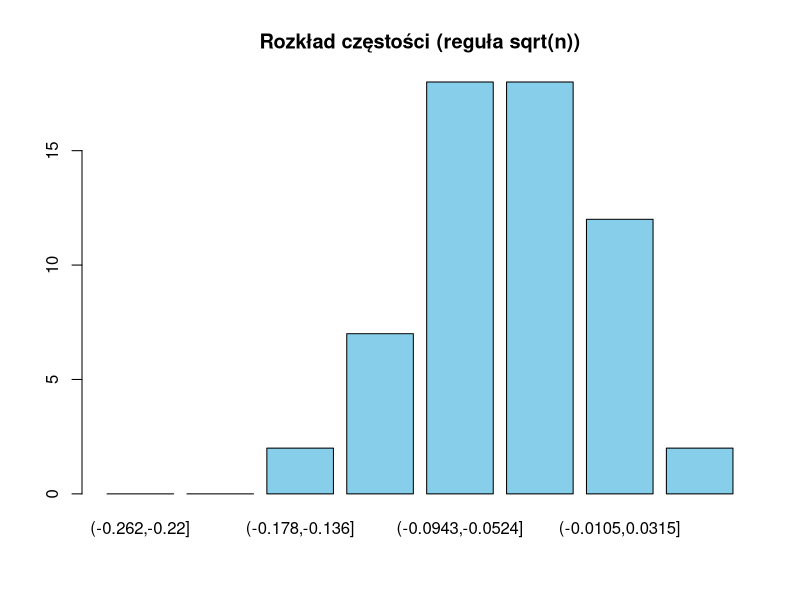
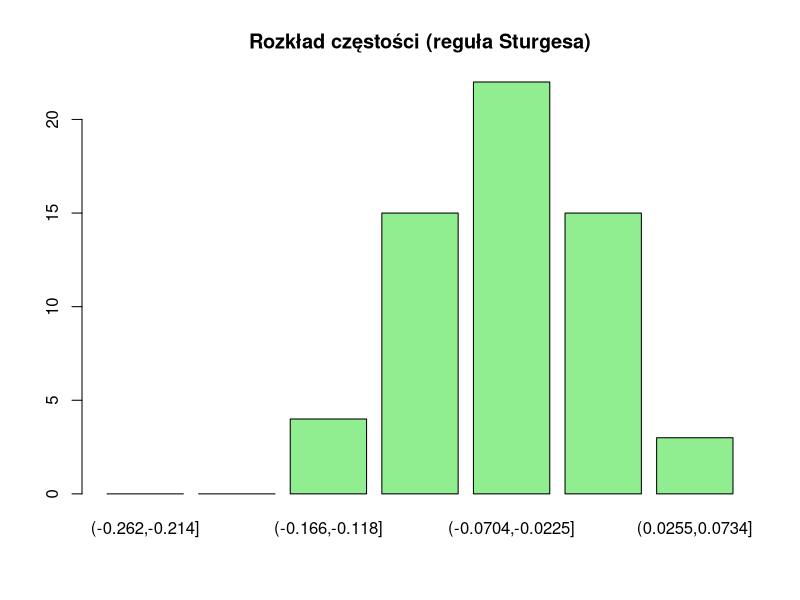
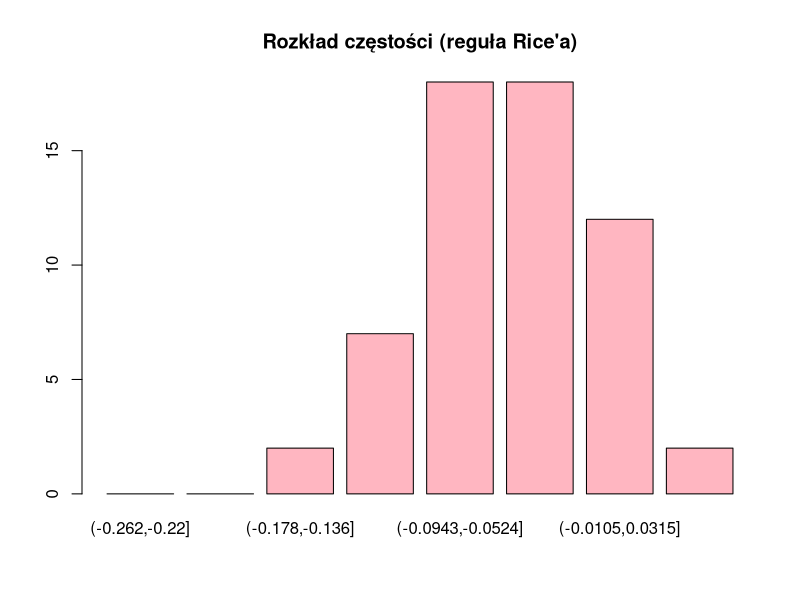
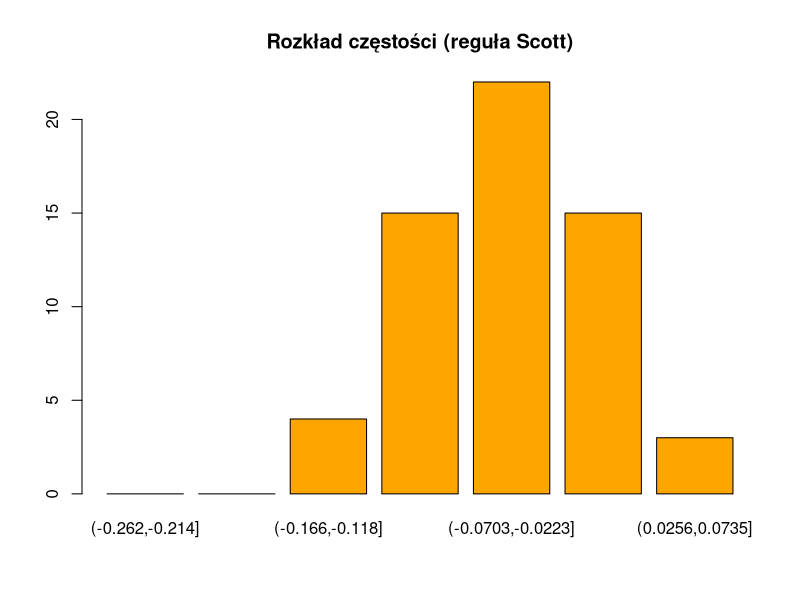
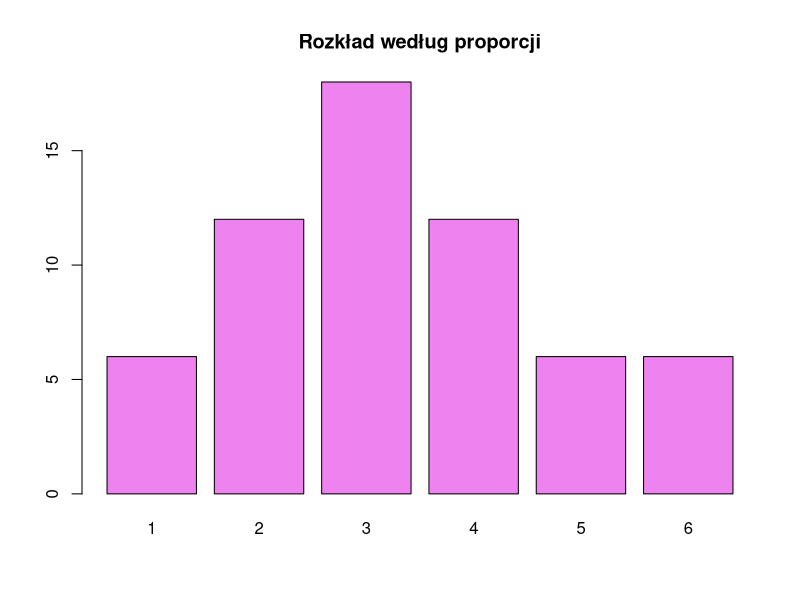

Write R code to recreate these figures, in order.
# ===============================
# Szeregi statystyczne
# ===============================

# Załaduj potrzebne pakiety
library(boot)
library(MASS)  # dla catsM

# ===============================
# Zadanie 1
# ===============================
data(acme, package="boot")

# Szereg rozdzielczy dla acme$market według reguł 1-4
x <- acme$market

# Reguła 1: sqrt(n) (liczba klas)
n <- length(x)
k1 <- ceiling(sqrt(n))
breaks1 <- seq(min(x), max(x), length.out = k1+1)
freq1 <- table(cut(x, breaks=breaks1))
barplot(freq1, main="Rozkład częstości (reguła sqrt(n))", col="skyblue")

# Reguła 2: Sturgesa
k2 <- ceiling(log2(n)+1)
breaks2 <- seq(min(x), max(x), length.out = k2+1)
freq2 <- table(cut(x, breaks=breaks2))
barplot(freq2, main="Rozkład częstości (reguła Sturgesa)", col="lightgreen")

# Reguła 3: Rice'a
k3 <- ceiling(2 * n^(1/3))
breaks3 <- seq(min(x), max(x), length.out = k3+1)
freq3 <- table(cut(x, breaks=breaks3))
barplot(freq3, main="Rozkład częstości (reguła Rice'a)", col="lightpink")

# Reguła 4: Scott
h4 <- 3.5*sd(x)*n^(-1/3)  # szerokość klasy
breaks4 <- seq(min(x), max(x)+h4, by=h4)
freq4 <- table(cut(x, breaks=breaks4))
barplot(freq4, main="Rozkład częstości (reguła Scott)", col="orange")

# ===============================
# Zadanie 2
# ===============================
# Szereg rozdzielczy ilości danych w każdym roku
# Zakładam, że acme ma kolumnę year
if("year" %in% colnames(acme)){
  tab_year <- table(acme$year)
  barplot(tab_year, main="Liczba danych w każdym roku", col="lightblue")
  
  # średnia acme$market w każdym roku
  aggregate(acme$market, by=list(acme$year), FUN=mean)
} else {
  print("Dane acme nie mają kolumny 'year'.")
}

# ===============================
# Zadanie 3
# ===============================
# Funkcja dzieląca dane numeryczne na przedziały o zadanej proporcji
podzial <- function(dane, proporcje){
  n <- length(dane)
  prop <- round(proporcje*n)
  prop[length(prop)] <- n - sum(prop[1:(length(prop)-1)])  # wyrównanie do n
  dane_sorted <- sort(dane)
  przedzialy <- cumsum(prop)
  cut_points <- c(0, przedzialy)
  bins <- cut(1:n, breaks=cut_points, labels=FALSE)
  freq <- table(bins)
  barplot(freq, main="Rozkład według proporcji", col="violet")
  return(freq)
}

# Przykład użycia
proporcje <- c(0.1,0.2,0.3,0.2,0.1,0.1)
podzial(x, proporcje)

# ===============================
# Zadanie 4
# ===============================
data(catsM, package="MASS")

cols <- c("Bwt","Hwt")
for(col in cols){
  cat("\nKolumna:", col, "\n")
  v <- catsM[[col]]
  cat("Średnia:", mean(v), "\n")
  cat("Mediana:", median(v), "\n")
  cat("Min:", min(v), "Max:", max(v), "\n")
  cat("Wariancja:", var(v), "\n")
  cat("Odchylenie standardowe:", sd(v), "\n")
  cat("Zakres:", diff(range(v)), "\n")
}

# różnica Bwt - Hwt
diff_col <- catsM$Bwt - catsM$Hwt
cat("\nRóżnica Bwt - Hwt\n")
cat("Średnia:", mean(diff_col), "\n")
cat("Mediana:", median(diff_col), "\n")
cat("Min:", min(diff_col), "Max:", max(diff_col), "\n")
cat("Wariancja:", var(diff_col), "\n")
cat("Odchylenie standardowe:", sd(diff_col), "\n")
cat("Zakres:", diff(range(diff_col)), "\n")

# ===============================
# Zadanie 5
# ===============================
# Kwantyle rzędu 0.1, 0.3, 0.9 dla acme$market
quantile(x, probs=c(0.1, 0.3, 0.9))
